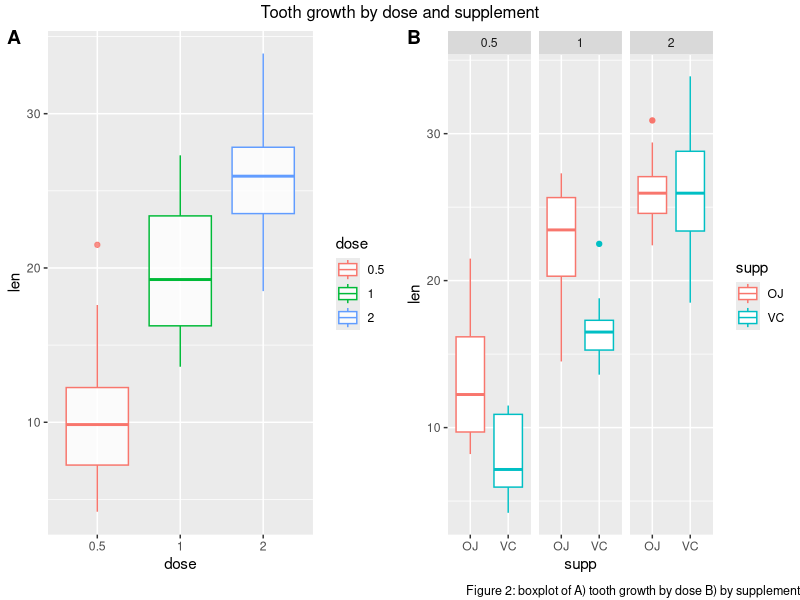
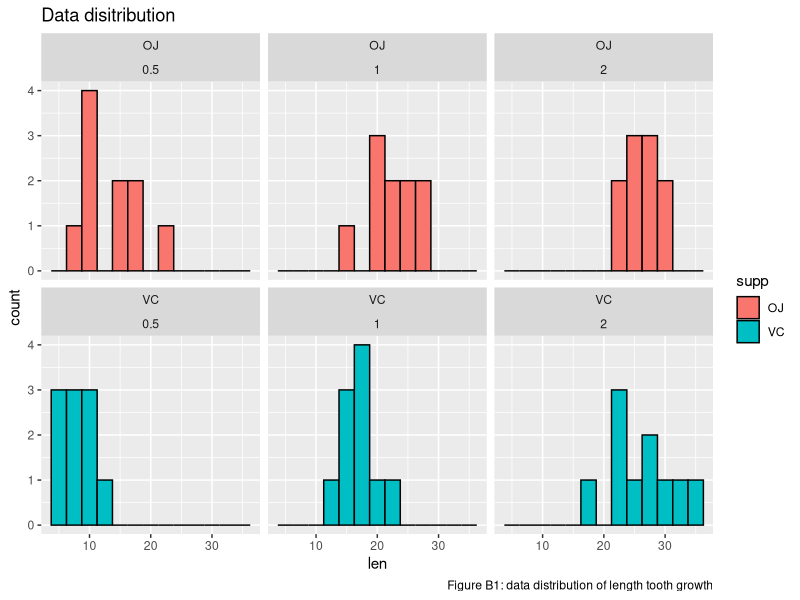

The R script that drew these images, in order:
## ---- chunk 1
knitr::opts_chunk$set(fig.width=7, fig.height=2, warning=FALSE, message=FALSE)
## ---- chunk 2
# Information about the dataframe
str(ToothGrowth)
unique(ToothGrowth$dose)
## ---- chunk 3
library(dplyr)
a <- ToothGrowth %>%
        group_by(supp, dose) %>%
        summarise(mean = mean(len), std = round(sd(len),2))

#knitr::kable(ptable, caption = "Exponential Vs Uniform - different sample size", col.names = c("Distribution",                                                              "N Samples",                                             "Mean",                                                              "Computed Sd",             "Expected Sd"))


knitr::kable(a, 
             caption = "Mean and Standard Deviation of Tooth length for dose and supplement",
             col.names = c("supplement", "dose (mg/day)", "mean", "sd"))
## ---- chunk 4
library(ggplot2)
library(ggpubr)

g3 <- ggplot(ToothGrowth, aes(x = dose, y = len, color = factor(dose))) +
    geom_boxplot(aes(factor(dose), len), alpha = 0.8) +
    theme(legend.position="right") + 
    scale_colour_discrete(name="dose")


g1 <- ggplot(ToothGrowth, aes(supp, len, color = supp)) +
    geom_boxplot(aes(factor(supp), len)) +
    theme(legend.position="right") +
    facet_wrap(.~dose) 
    
g2 <- ggplot(ToothGrowth, aes(dose, len, color = supp)) +
    geom_boxplot(aes(factor(dose), len)) +
    theme(legend.position="right") +
    facet_wrap(.~supp)

figure <- ggarrange(g3, g1, labels = c("A", "B"))
annotate_figure(figure,
                top = text_grob("Tooth growth by dose and supplement"),
                bottom = text_grob("Figure 2: boxplot of A) tooth growth by dose B) by supplement", hjust = 1, x = 1, size = 9))

## ---- chunk 5
#head(ToothGrowth)

doses <-unique(ToothGrowth$dose)
combination <- combn(doses,2)

p.vals.dose <- c()
dose.conf.low <- c()
dose.conf.high <- c()

for(i in 1:dim(combination)[2])
{
    p.vals.dose <- c(t.test(ToothGrowth$len[ToothGrowth$dose == combination[1,i]],
           ToothGrowth$len[ToothGrowth$dose == combination[2,i]], 
           paired = FALSE, var.equal = FALSE)$p.value, p.vals.dose)
    
    dose.conf.low <- c(dose.conf.low, 
                       t.test(ToothGrowth$len[ToothGrowth$dose == 
                                                  combination[1,i]],
                              ToothGrowth$len[ToothGrowth$dose ==
                                                  combination[2,i]], 
                              paired = FALSE, var.equal = FALSE)$conf.int[1])
    
    dose.conf.high <- c(dose.conf.high, 
                       t.test(ToothGrowth$len[ToothGrowth$dose ==
                                                  combination[1,i]],
                              ToothGrowth$len[ToothGrowth$dose ==
                                                  combination[2,i]], 
                              paired = FALSE, var.equal = FALSE)$conf.int[2])
}

df_dose <- data.frame(dose.1 = combination[1,],
                dose.2 = combination[2,],
                p.values = round(p.vals.dose, 8),
                conf.int.low = round(dose.conf.low,2),
                conf.int.high = round(dose.conf.high,2))

# knitr::kable(df_dose)

knitr::kable(df_dose, caption = "Tooth Growth by Dose", col.names = c("dose 1",
                                                                      "dose 2",
                                                              "p value",
                                                              "left confidence interval",
                                                              "right confidence interval"), )

## ---- chunk 6
library(gridExtra)

p.vals.supp <- c()
supp.conf.low <- c()
supp.conf.high <- c()

for(i in doses)
{
    p.vals.supp <- c(p.vals.supp,
                     t.test(ToothGrowth$len[ToothGrowth$supp == "VC" &
                                                ToothGrowth$dose == i],
                            ToothGrowth$len[ToothGrowth$supp == "OJ" &
                                                ToothGrowth$dose == i],
                            paired = FALSE, var.equal = FALSE)$p.value)

    supp.conf.low <- c(supp.conf.low,
                     t.test(ToothGrowth$len[ToothGrowth$supp == "VC" &
                                                ToothGrowth$dose == i],
                            ToothGrowth$len[ToothGrowth$supp == "OJ" &
                                                ToothGrowth$dose == i],
                            paired = FALSE, var.equal = FALSE)$conf.int[1])

    supp.conf.high <- c(supp.conf.high,
                       t.test(ToothGrowth$len[ToothGrowth$supp == "VC" &
                                                  ToothGrowth$dose == i],
                              ToothGrowth$len[ToothGrowth$supp == "OJ" &
                                                  ToothGrowth$dose == i],
                              paired = FALSE, var.equal = FALSE)$conf.int[2])
}

df_supp <- data.frame(dose = c(0.5,1.0,2.0),
                      p.values = round(p.vals.supp,3),
                      conf.int.low = round(supp.conf.low,2),
                      conf.int.high = round(supp.conf.high,2))

knitr::kable(df_supp, caption = "Tooth Growth by Supplement", col.names = c("dose",
                                                              "p value",
                                                              "left confidence interval",
                                                              "right confidence interval"), )
## ---- chunk 7
g <- ggplot(ToothGrowth, aes(len, color = supp)) +
    geom_histogram(binwidth = 2.5, color = "black", aes(fill = supp)) +
    facet_wrap(supp~dose)

g + labs(title = "Data disitribution", caption = "Figure B1: data distribution of length tooth growth")
